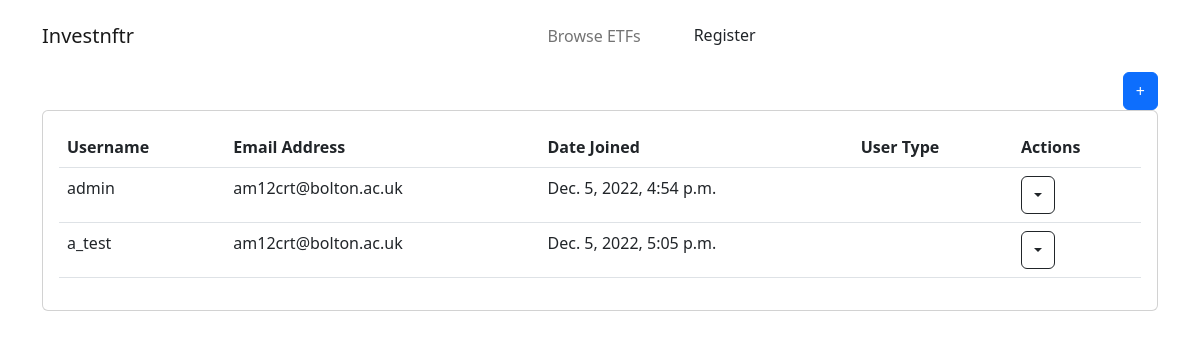
Page /sadmin/users/ on the earlier database version.
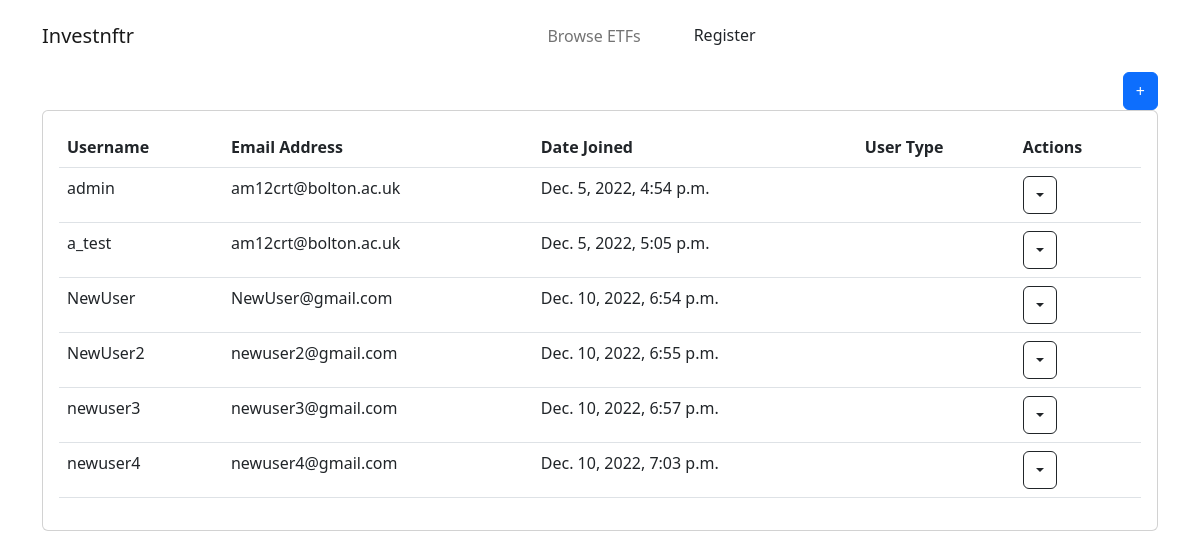
Same page on the later database version.
### accounts/models.py (models this page shows)
class CustomUser(AbstractUser):
    phone_number = models.CharField(max_length=12)
    def get_absolute_url(self):
        return reverse('customuser_detail', args = [str(self.id)])

### sadmin/views.py (the view)
# urls.py: path('users/', views.Users.as_view(), name='users'),
class Users(generic.ListView):
    model = CustomUser
    context_object_name = "users"
    template_name = 'sadmin/users.html'
    def get_queryset(self):
        return CustomUser.objects.all()

### templates/sadmin/users.html (shortened to what this page needs)
<!DOCTYPE html>
<html>
  <head>
    <link
        href="https://cdn.jsdelivr.net/npm/bootstrap@5.2.3/dist/css/bootstrap.min.css"
        rel="stylesheet"
    >
  </head>
  <body class="{% block body_class %}{% endblock body_class %}">
    {% include "includes/navigation.html" %}
    {% block content %}
        <div class="container">
          <div class="d-grid gap-2 d-md-flex justify-content-md-end">
            <a class="btn btn-primary" href="#">+</a>
          </div>
            <div class="card">
              <div class="card-body">
                  <table class="table">
                      <tr>
                          <th>Username</th>
                          <th>Email Address</th>
                          <th>Date Joined</th>
                          <th>User Type</th>
                          <th>Actions</th>
                      </tr>
                      {% for user in users %}
                          <tr>
                              <td>{{ user.username }}</td>
                              <td>{{ user.email }}</td>
                              <td>{{ user.date_joined }}</td>
                              <td>
                              </td>
                              <td>
                                  <div class="dropdown">
                                      <button class="btn btn-outline-dark dropdown-toggle" type="button" data-bs-toggle="dropdown" aria-expanded="false"></button>
                                  </div>
                              </td>
                          </tr>
                      {% endfor %}
                  </table>
              </div>
          </div>
        </div>
    {% endblock content %}
  </body>
</html>

### templates/includes/navigation.html (shortened to what this page needs)
<nav class="navbar navbar-expand-lg navbar-light bg-white z-index-3 py-3">
    <div class="container">
        <a class="navbar-brand" href="" rel="tooltip" title="Investnftr" data-placement="bottom" target="_blank">
            Investnftr
        </a>
        <div class="collapse navbar-collapse" id="navigation">
            <ul class="navbar-nav navbar-nav-hover mx-auto">
                <li class="nav-item px-3">
                    {% url 'browse_etfs' as browse_url %}
                    <a class="nav-link" href="{{ browse_url }}">
                        Browse ETFs
                    </a>
                </li>
                <li class="nav-item px-3">
                  {% if user.is_authenticated %}
                    {% url 'portfolio' username=request.user.username as portfolio_url %}
                    <a class="nav-link" href="{{ portfolio_url }}">
                        Portfolio
                    </a>
                </li>
                <li class="nav-item px-3">
                        <a class="nav-link" href="{% url 'profile' %}">
                        Profile
                    </a>
                </li>
            </ul>
            <ul class="navbar-nav ms-auto">
                {% url 'logout' as logout_url %}
                <a class="btn bg-gradient-primary mb-0" href="{{ logout_url }}">
                    Log Out
                </a>
            </ul>
        {% else %}
            <ul class="navbar-nav ms-auto">
                <a class="btn bg-gradient-primary mb-0" href="{% url 'register' %}">
                    Register
                </a>
            </ul>
            {%endif%}
        </div>
    </div>
</nav>

Differences in the rows shown:
added CustomUser: username "NewUser", email "NewUser@gmail.com", date_joined "Dec. 10, 2022, 6:54 p.m."
added CustomUser: username "NewUser2", email "newuser2@gmail.com", date_joined "Dec. 10, 2022, 6:55 p.m."
added CustomUser: username "newuser3", email "newuser3@gmail.com", date_joined "Dec. 10, 2022, 6:57 p.m."
added CustomUser: username "newuser4", email "newuser4@gmail.com", date_joined "Dec. 10, 2022, 7:03 p.m."
